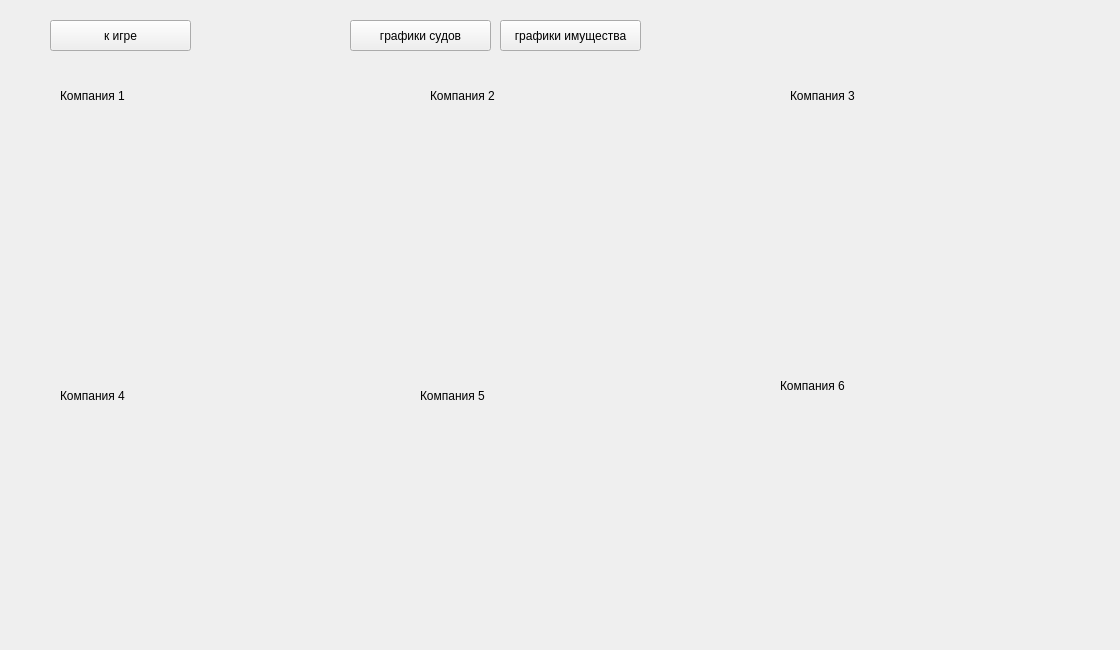
      <widget class="QWidget" name="GameOverPage">
       <widget class="QCustomPlot" name="graph" native="true">
        <property name="geometry">
         <rect>
          <x>60</x>
          <y>140</y>
          <width>331</width>
          <height>211</height>
         </rect>
        </property>
       </widget>
       <widget class="QCustomPlot" name="graph_2" native="true">
        <property name="geometry">
         <rect>
          <x>420</x>
          <y>140</y>
          <width>331</width>
          <height>211</height>
         </rect>
        </property>
       </widget>
       <widget class="QCustomPlot" name="graph_3" native="true">
        <property name="geometry">
         <rect>
          <x>780</x>
          <y>140</y>
          <width>331</width>
          <height>211</height>
         </rect>
        </property>
       </widget>
       <widget class="QCustomPlot" name="graph_4" native="true">
        <property name="geometry">
         <rect>
          <x>60</x>
          <y>430</y>
          <width>331</width>
          <height>211</height>
         </rect>
        </property>
       </widget>
       <widget class="QCustomPlot" name="graph_5" native="true">
        <property name="geometry">
         <rect>
          <x>420</x>
          <y>430</y>
          <width>331</width>
          <height>211</height>
         </rect>
        </property>
       </widget>
       <widget class="QCustomPlot" name="graph_6" native="true">
        <property name="geometry">
         <rect>
          <x>780</x>
          <y>430</y>
          <width>331</width>
          <height>211</height>
         </rect>
        </property>
       </widget>
       <widget class="QLabel" name="graph1Name">
        <property name="geometry">
         <rect>
          <x>60</x>
          <y>80</y>
          <width>151</width>
          <height>31</height>
         </rect>
        </property>
        <property name="text">
         <string>Компания 1</string>
        </property>
       </widget>
       <widget class="QLabel" name="graph2Name">
        <property name="geometry">
         <rect>
          <x>430</x>
          <y>80</y>
          <width>151</width>
          <height>31</height>
         </rect>
        </property>
        <property name="text">
         <string>Компания 2</string>
        </property>
       </widget>
       <widget class="QLabel" name="graph3Name">
        <property name="geometry">
         <rect>
          <x>790</x>
          <y>80</y>
          <width>151</width>
          <height>31</height>
         </rect>
        </property>
        <property name="text">
         <string>Компания 3</string>
        </property>
       </widget>
       <widget class="QLabel" name="graph4Name">
        <property name="geometry">
         <rect>
          <x>60</x>
          <y>380</y>
          <width>151</width>
          <height>31</height>
         </rect>
        </property>
        <property name="text">
         <string>Компания 4</string>
        </property>
       </widget>
       <widget class="QLabel" name="graph5Name">
        <property name="geometry">
         <rect>
          <x>420</x>
          <y>380</y>
          <width>151</width>
          <height>31</height>
         </rect>
        </property>
        <property name="text">
         <string>Компания 5</string>
        </property>
       </widget>
       <widget class="QLabel" name="graph6Name">
        <property name="geometry">
         <rect>
          <x>780</x>
          <y>370</y>
          <width>151</width>
          <height>31</height>
         </rect>
        </property>
        <property name="text">
         <string>Компания 6</string>
        </property>
       </widget>
       <widget class="QPushButton" name="pushButton_5">
        <property name="geometry">
         <rect>
          <x>50</x>
          <y>20</y>
          <width>141</width>
          <height>31</height>
         </rect>
        </property>
        <property name="text">
         <string>к игре</string>
        </property>
       </widget>
       <widget class="QPushButton" name="pushButton_8">
        <property name="geometry">
         <rect>
          <x>350</x>
          <y>20</y>
          <width>141</width>
          <height>31</height>
         </rect>
        </property>
        <property name="text">
         <string>графики судов</string>
        </property>
       </widget>
       <widget class="QPushButton" name="pushButton_14">
        <property name="geometry">
         <rect>
          <x>500</x>
          <y>20</y>
          <width>141</width>
          <height>31</height>
         </rect>
        </property>
        <property name="text">
         <string>графики имущества</string>
        </property>
       </widget>
      </widget>
